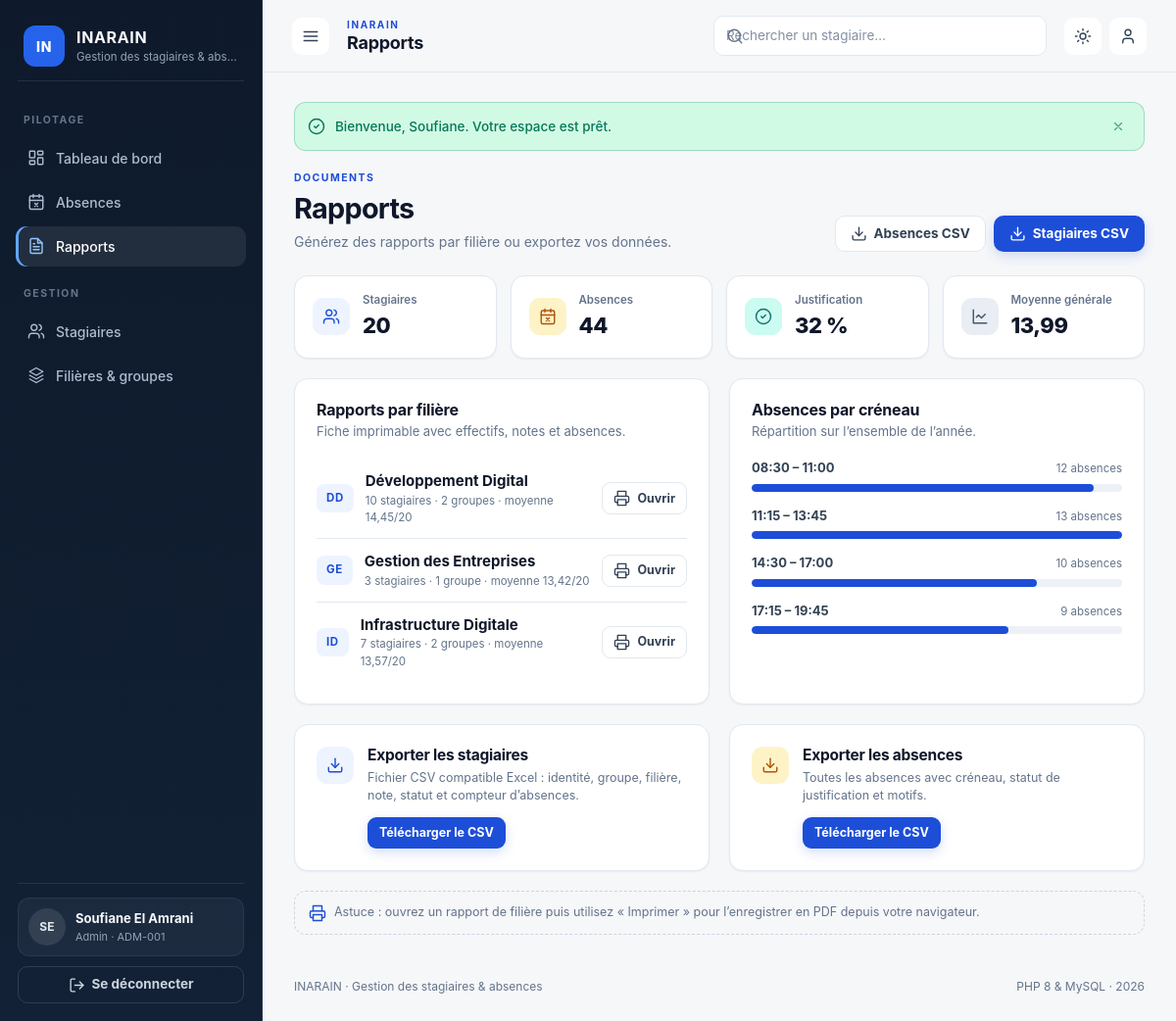
The app's page /reports (signed in) with its own data.
### tables this page shows
CREATE TABLE filieres (
    id INT UNSIGNED NOT NULL AUTO_INCREMENT,
    code VARCHAR(20) NOT NULL,
    label VARCHAR(120) NOT NULL,
    created_at TIMESTAMP NOT NULL DEFAULT CURRENT_TIMESTAMP,
    PRIMARY KEY (id),
    UNIQUE KEY uniq_filiere_code (code)
);

### app/Core/View.php (called while the page is built, shortened)
<?php
final class View
{
    public static function render(string $view, array $data = [], ?string $layout = null): void
    {
        extract($data, EXTR_SKIP);
        require __DIR__ . '/../Views/' . $view . '.php';
    }
}

### app/Controllers/ReportsController.php (called while the page is built, shortened)
<?php
final class ReportsController
{
    public function index(): void
    {
        View::render('reports/index', [
            'pageTitle' => 'Rapports',
            'filieres' => Filiere::allWithStats(),
            'stats' => Absence::stats(),
            'slotStats' => Absence::bySlot(),
            'totalStagiaires' => Stagiaire::countAll(),
            'averageNote' => Stagiaire::averageNote(),
        ]);
    }
}

### public/index.php (called while the page is built, shortened)
<?php
$requestPath = parse_url($_SERVER['REQUEST_URI'] ?? '/', PHP_URL_PATH) ?: '/';
$requestPath = rawurldecode($requestPath);
$requestPath = '/' . trim($requestPath, '/');
$router = new App\Core\Router();
$router->get('/', [App\Controllers\DashboardController::class, 'index']);
$router->get('/login', [App\Controllers\AuthController::class, 'showLogin']);
$router->post('/login', [App\Controllers\AuthController::class, 'login']);
$router->get('/register', [App\Controllers\AuthController::class, 'showRegister']);
$router->post('/register', [App\Controllers\AuthController::class, 'register']);
$router->post('/logout', [App\Controllers\AuthController::class, 'logout']);
$router->get('/stagiaires', [App\Controllers\StagiairesController::class, 'index']);
$router->get('/stagiaires/create', [App\Controllers\StagiairesController::class, 'create']);
$router->post('/stagiaires', [App\Controllers\StagiairesController::class, 'store']);
$router->get('/stagiaires/{id}', [App\Controllers\StagiairesController::class, 'show']);
$router->get('/stagiaires/{id}/edit', [App\Controllers\StagiairesController::class, 'edit']);
$router->post('/stagiaires/{id}', [App\Controllers\StagiairesController::class, 'update']);
$router->post('/stagiaires/{id}/delete', [App\Controllers\StagiairesController::class, 'destroy']);
$router->get('/absences', [App\Controllers\AbsencesController::class, 'index']);
$router->post('/absences', [App\Controllers\AbsencesController::class, 'store']);
$router->post('/absences/{id}/justify', [App\Controllers\AbsencesController::class, 'justify']);
$router->post('/absences/{id}/delete', [App\Controllers\AbsencesController::class, 'destroy']);
$router->get('/filieres', [App\Controllers\FilieresController::class, 'index']);
$router->post('/filieres', [App\Controllers\FilieresController::class, 'storeFiliere']);
$router->post('/filieres/{id}/delete', [App\Controllers\FilieresController::class, 'destroyFiliere']);
$router->post('/groupes', [App\Controllers\FilieresController::class, 'storeGroup']);
$router->post('/groupes/{id}/delete', [App\Controllers\FilieresController::class, 'destroyGroup']);
$router->get('/reports', [App\Controllers\ReportsController::class, 'index']);
$router->get('/reports/filieres/{id}', [App\Controllers\ReportsController::class, 'filiere']);
$router->get('/reports/stagiaires.csv', [App\Controllers\ReportsController::class, 'exportStagiaires']);
$router->get('/reports/absences.csv', [App\Controllers\ReportsController::class, 'exportAbsences']);
$router->get('/profile', [App\Controllers\ProfileController::class, 'index']);
$router->post('/profile', [App\Controllers\ProfileController::class, 'update']);
$router->post('/profile/password', [App\Controllers\ProfileController::class, 'changePassword']);
$router->dispatch($_SERVER['REQUEST_METHOD'] ?? 'GET', $requestPath);

### app/Core/Database.php (called while the page is built, shortened)
<?php
final class Database
{
    private static array $config = [];
    private static ?PDO $connection = null;
    public static function configure(array $config): void
    {
        self::$config = $config;
    }
    public static function connection(): PDO
    {
        if (self::$connection instanceof PDO) {
            return self::$connection;
        }
        $config = self::$config;
        $dsn = sprintf(
            'mysql:host=%s;port=%d;dbname=%s;charset=%s',
            $config['host'],
            (int) $config['port'],
            $config['name'],
            $config['charset'] ?? 'utf8mb4'
        );
        try {
            self::$connection = new PDO($dsn, $config['user'], $config['pass'], [
                PDO::ATTR_ERRMODE => PDO::ERRMODE_EXCEPTION,
                PDO::ATTR_DEFAULT_FETCH_MODE => PDO::FETCH_ASSOC,
                PDO::ATTR_EMULATE_PREPARES => false,
            ]);
        } catch (PDOException $exception) {
            http_response_code(500);
            if (!empty($GLOBALS['config']['app']['debug'])) {
                exit('Database connection failed: ' . $exception->getMessage());
            }
            exit('Database connection failed. Check config/config.local.php.');
        }
        return self::$connection;
    }
}

### app/Models/Absence.php (called while the page is built, shortened)
<?php
final class Absence
{
    public static function stats(): array
    {
        $sql = "SELECT
                    COUNT(*) AS total,
                    COALESCE(SUM(justified = 0), 0) AS open_count,
                    COALESCE(SUM(justified = 1), 0) AS justified_count,
                    COALESCE(SUM(DATE_FORMAT(date, '%Y-%m') = DATE_FORMAT(CURDATE(), '%Y-%m')), 0) AS month_total,
                    COALESCE(SUM(DATE_FORMAT(date, '%Y-%m') = DATE_FORMAT(CURDATE(), '%Y-%m') AND justified = 0), 0) AS month_open,
                    COALESCE(SUM(date = CURDATE()), 0) AS today
                FROM absences";
        $row = Database::connection()->query($sql)->fetch(PDO::FETCH_ASSOC) ?: [];
        return [
            'total' => (int) ($row['total'] ?? 0),
            'open' => (int) ($row['open_count'] ?? 0),
            'justified' => (int) ($row['justified_count'] ?? 0),
            'month_total' => (int) ($row['month_total'] ?? 0),
            'month_open' => (int) ($row['month_open'] ?? 0),
            'today' => (int) ($row['today'] ?? 0),
        ];
    }
    public static function bySlot(): array
    {
        $rows = Database::connection()
            ->query('SELECT slot, COUNT(*) AS total FROM absences GROUP BY slot ORDER BY slot')
            ->fetchAll(PDO::FETCH_ASSOC);
        $indexed = [];
        foreach ($rows as $row) {
            $indexed[(int) $row['slot']] = (int) $row['total'];
        }
        $slots = [];
        foreach (array_keys(config('academic.slots', [])) as $slot) {
            $slots[] = ['slot' => (int) $slot, 'total' => $indexed[(int) $slot] ?? 0];
        }
        return $slots;
    }
}

### app/Models/Filiere.php (called while the page is built, shortened)
<?php
final class Filiere
{
    public static function allWithStats(): array
    {
        $sql = 'SELECT f.*,
                       COUNT(DISTINCT g.id) AS group_count,
                       COUNT(DISTINCT s.id) AS stagiaire_count,
                       COALESCE(AVG(s.note), 0) AS average_note
                FROM filieres f
                LEFT JOIN groupes g ON g.filiere_id = f.id
                LEFT JOIN stagiaires s ON s.group_id = g.id
                GROUP BY f.id
                ORDER BY f.label';
        return Database::connection()->query($sql)->fetchAll(PDO::FETCH_ASSOC);
    }
}

### app/Views/reports/index.php (the view)
<?php
$maxSlot = 1;
foreach ($slotStats as $slot) {
    $maxSlot = max($maxSlot, (int) $slot['total']);
}
?>
<section class="page-head">
    <div>
        <p class="eyebrow">Documents</p>
        <h2>Rapports</h2>
        <p class="muted">Générez des rapports par filière ou exportez vos données.</p>
    </div>
    <div class="page-actions">
        <a class="btn btn-ghost" href="<?= e(url('reports/absences.csv')) ?>"><?= icon('download') ?> Absences CSV</a>
        <a class="btn btn-primary" href="<?= e(url('reports/stagiaires.csv')) ?>"><?= icon('download') ?> Stagiaires CSV</a>
    </div>
</section>
<div class="stat-grid">
    <article class="card stat">
        <span class="chip chip-primary"><?= icon('users') ?></span>
        <div>
            <p class="stat-label">Stagiaires</p>
            <p class="stat-value"><?= $totalStagiaires ?></p>
        </div>
    </article>
    <article class="card stat">
        <span class="chip chip-amber"><?= icon('calendar-x') ?></span>
        <div>
            <p class="stat-label">Absences</p>
            <p class="stat-value"><?= $stats['total'] ?></p>
        </div>
    </article>
    <article class="card stat">
        <span class="chip chip-teal"><?= icon('check-circle') ?></span>
        <div>
            <p class="stat-label">Justification</p>
            <p class="stat-value"><?= e(percent($stats['justified'], $stats['total'])) ?></p>
        </div>
    </article>
    <article class="card stat">
        <span class="chip chip-violet"><?= icon('chart') ?></span>
        <div>
            <p class="stat-label">Moyenne générale</p>
            <p class="stat-value"><?= e(note_fr($averageNote)) ?></p>
        </div>
    </article>
</div>
<div class="grid grid-2">
    <section class="card">
        <div class="card-head">
            <div>
                <h3>Rapports par filière</h3>
                <p class="muted">Fiche imprimable avec effectifs, notes et absences.</p>
            </div>
        </div>
        <?php if ($filieres === []): ?>
            <div class="empty-state">
                <?= icon('file') ?>
                <p>Aucune filière disponible.</p>
            </div>
        <?php else: ?>
            <ul class="report-list">
                <?php foreach ($filieres as $filiere): ?>
                    <li>
                        <span class="code-chip"><?= e($filiere['code']) ?></span>
                        <span class="report-copy">
                            <strong><?= e($filiere['label']) ?></strong>
                            <small><?= (int) $filiere['stagiaire_count'] ?> stagiaire<?= (int) $filiere['stagiaire_count'] > 1 ? 's' : '' ?> · <?= (int) $filiere['group_count'] ?> groupe<?= (int) $filiere['group_count'] > 1 ? 's' : '' ?> · moyenne <?= e(note_fr($filiere['average_note'])) ?>/20</small>
                        </span>
                        <a class="btn btn-ghost btn-sm" href="<?= e(url('reports/filieres/' . $filiere['id'])) ?>"><?= icon('printer') ?> Ouvrir</a>
                    </li>
                <?php endforeach; ?>
            </ul>
        <?php endif; ?>
    </section>
    <section class="card">
        <div class="card-head">
            <div>
                <h3>Absences par créneau</h3>
                <p class="muted">Répartition sur l’ensemble de l’année.</p>
            </div>
        </div>
        <ul class="bar-list">
            <?php foreach ($slotStats as $slot): ?>
                <?php $width = max(2, ((int) $slot['total'] / $maxSlot) * 100); ?>
                <li>
                    <div class="bar-list-head">
                        <span class="bar-list-label"><?= e(slot_label((int) $slot['slot'])) ?></span>
                        <span class="bar-list-value"><?= (int) $slot['total'] ?> absence<?= (int) $slot['total'] > 1 ? 's' : '' ?></span>
                    </div>
                    <div class="bar-track"><span style="width: <?= e((string) round($width, 1)) ?>%"></span></div>
                </li>
            <?php endforeach; ?>
        </ul>
    </section>
</div>
<div class="grid grid-2">
    <section class="card action-card">
        <span class="chip chip-primary"><?= icon('download') ?></span>
        <div>
            <h3>Exporter les stagiaires</h3>
            <p class="muted">Fichier CSV compatible Excel : identité, groupe, filière, note, statut et compteur d’absences.</p>
            <a class="btn btn-primary btn-sm" href="<?= e(url('reports/stagiaires.csv')) ?>">Télécharger le CSV</a>
        </div>
    </section>
    <section class="card action-card">
        <span class="chip chip-amber"><?= icon('download') ?></span>
        <div>
            <h3>Exporter les absences</h3>
            <p class="muted">Toutes les absences avec créneau, statut de justification et motifs.</p>
            <a class="btn btn-primary btn-sm" href="<?= e(url('reports/absences.csv')) ?>">Télécharger le CSV</a>
        </div>
    </section>
</div>
<p class="print-hint"><?= icon('printer') ?> Astuce : ouvrez un rapport de filière puis utilisez « Imprimer » pour l’enregistrer en PDF depuis votre navigateur.</p>

### app/helpers.php (shortened to what this page needs)
<?php
function e(mixed $value): string
{
    return htmlspecialchars((string) $value, ENT_QUOTES, 'UTF-8');
}
function config(string $key, mixed $default = null): mixed
{
    $value = $GLOBALS['config'] ?? [];
    foreach (explode('.', $key) as $segment) {
        $value = $value[$segment];
    }
    return $value;
}
function base_path(): string
{
    return $GLOBALS['base_path'] ?? '';
}
function url(string $path = ''): string
{
    $path = '/' . ltrim($path, '/');
    return base_path() . ($path === '/' ? '/' : $path);
}
function note_fr(mixed $note): string
{
    $formatted = number_format((float) $note, 2, ',', '');
    return rtrim(rtrim($formatted, '0'), ',');
}
function slot_label(int|string $slot): string
{
    $slots = config('academic.slots', []);
    return $slots[(int) $slot] ?? 'Créneau ' . $slot;
}
function percent(int|float $part, int|float $total): string
{
    return number_format(($part / $total) * 100, 0, ',', ' ') . ' %';
}
function icon(string $name, string $class = 'icon'): string
{
    return '<svg class="' . e($class) . '" aria-hidden="true"><use href="#i-' . e($name) . '"></use></svg>';
}

### app/Core/Router.php (shortened to what this page needs)
<?php
final class Router
{
    private array $routes = [];
    private function add(string $method, string $pattern, callable|array $handler): void
    {
        $this->routes[] = [
            'method' => $method,
            'pattern' => rtrim($pattern, '/') ?: '/',
            'handler' => $handler,
        ];
    }
    public function dispatch(string $method, string $path): void
    {
        $path = rtrim($path, '/') ?: '/';
        foreach ($this->routes as $route) {
            $regex = $this->compile($route['pattern']);
            if (preg_match($regex, $path, $matches) !== 1) {
                continue;
            }
            $params = array_filter(
                $matches,
                static fn (string|int $key): bool => is_string($key),
                ARRAY_FILTER_USE_KEY
            );
            $handler = $route['handler'];
            if (is_array($handler) && is_string($handler[0])) {
                $handler[0] = new $handler[0]();
            }
            call_user_func_array($handler, array_values($params));
            return;
        }
    }
    private function compile(string $pattern): string
    {
        $regex = preg_replace('#\{([a-zA-Z_][a-zA-Z0-9_]*)\}#', '(?P<$1>[^/]+)', $pattern);
        return '#^' . $regex . '$#';
    }
}

### records on screen
filieres: code "DD", label "Développement Digital", stagiaire_count "10", group_count "2", average_note "14,45"
filieres: code "GE", label "Gestion des Entreprises", stagiaire_count "3", group_count "1", average_note "13,42"
filieres: code "ID", label "Infrastructure Digitale", stagiaire_count "7", group_count "2", average_note "13,57"

### other values on screen
$flash['message'] "Bienvenue, Soufiane. Votre espace est prêt."
$stats['total'] "44"
percent($stats['justified'], $stats['total']) "32 %"
slot_label((int) $slot['slot']) "08:30 – 11:00"
$slot['total'] "12"
slot_label((int) $slot['slot']) "11:15 – 13:45"
$slot['total'] "13"
slot_label((int) $slot['slot']) "14:30 – 17:00"
$slot['total'] "10"
slot_label((int) $slot['slot']) "17:15 – 19:45"
$slot['total'] "9"
